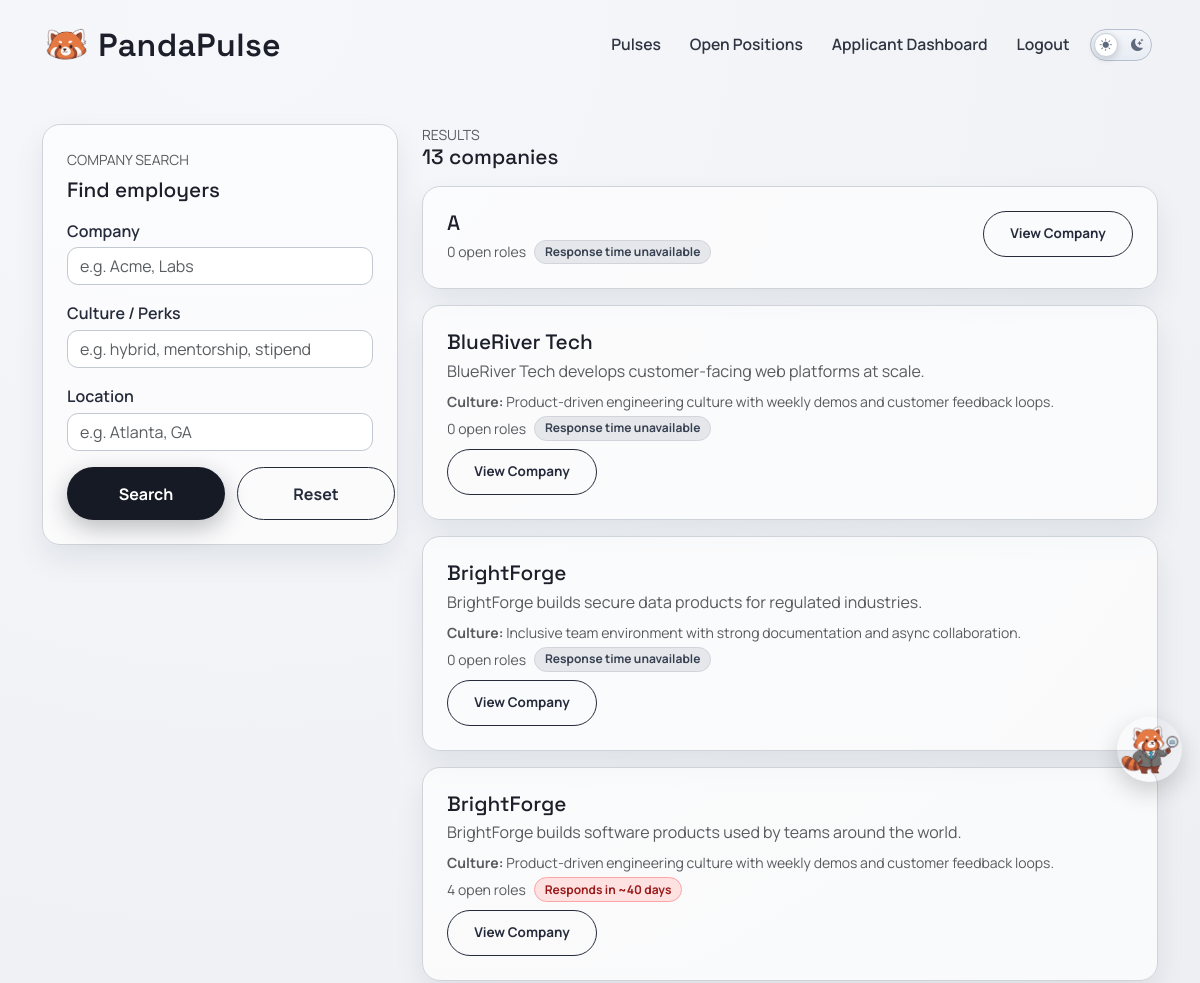
/accounts/companies/ (signed in, upper part), run on an earlier commit of the app's database.
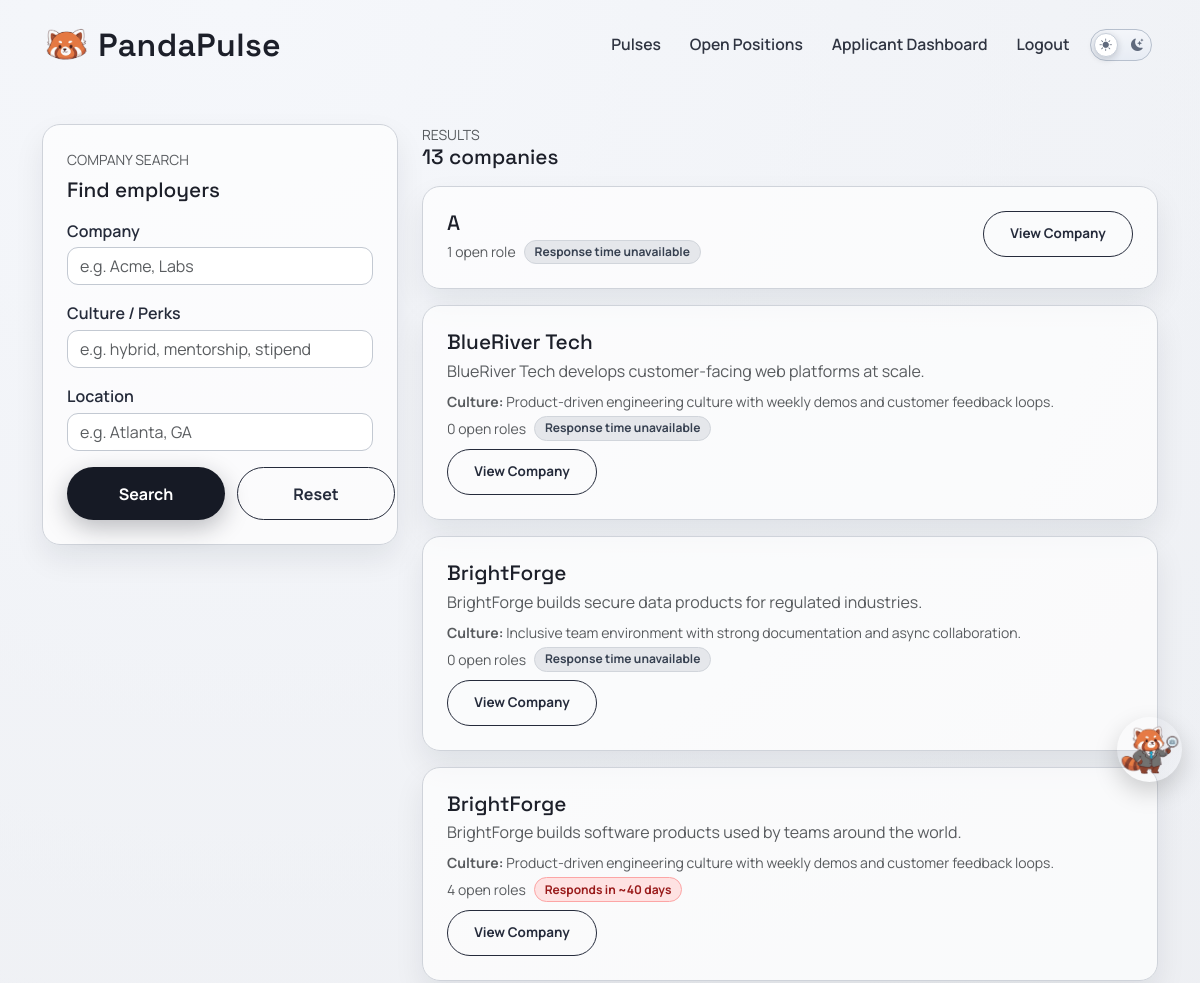
And on a later commit of the database.
### accounts/models.py (models this page shows, shortened)
class Profile(models.Model):
    class AccountType(models.TextChoices):
        APPLICANT = "APPLICANT", "Job Applicant"
        EMPLOYER = "EMPLOYER", "Employer"
    user = models.OneToOneField(settings.AUTH_USER_MODEL, on_delete=models.CASCADE, related_name="profile")
    last_activity = models.DateTimeField(null=True, blank=True)
    is_typing = models.BooleanField(default=False)
    last_typing_update = models.DateTimeField(null=True, blank=True)
    account_type = models.CharField(
        max_length=20,
        choices=AccountType.choices,
        default=AccountType.APPLICANT
    )
    profile_picture = models.ImageField(
        upload_to="profile_pics/",
        blank=True,
        null=True
    )
    headline = models.CharField(max_length=120, blank=True)
    skills = models.CharField(max_length=300, blank=True)
    education = models.TextField(blank=True)
    work_experience = models.TextField(blank=True)
    location = models.CharField(max_length=255, blank=True)
    address_line_1 = models.CharField(max_length=255, blank=True)
    address_line_2 = models.CharField(max_length=255, blank=True)
    city = models.CharField(max_length=100, blank=True)
    state = models.CharField(max_length=100, blank=True)
    postal_code = models.CharField(max_length=20, blank=True)
    country = models.CharField(max_length=100, blank=True, default="United States")
    projects = models.TextField(blank=True)
    parsed_resume_skills = models.TextField(blank=True)
    company_name = models.CharField(max_length=120, blank=True)
    company_website = models.URLField(blank=True)
    company_description = models.TextField(blank=True)
    company_culture = models.TextField(blank=True)
    company_perks = models.TextField(blank=True)
    visible_to_recruiters = models.BooleanField(
        default=True,
        help_text="Allow recruiters to view your profile."
    )
    show_headline = models.BooleanField(default=True)
    show_skills = models.BooleanField(default=True)
    show_education = models.BooleanField(default=True)
    show_work_experience = models.BooleanField(default=True)
    show_links = models.BooleanField(default=True)
    hide_email_from_employers = models.BooleanField(default=False)
    created_at = models.DateTimeField(auto_now_add=True)

### accounts/views.py (the view, shortened to what this page needs)
# urls.py: path("companies/", views.company_search, name="accounts.company_search"),
@login_required
def company_search(request):
    if not _is_applicant(request.user):
        return HttpResponseForbidden("Only applicants can access company search.")
    qs = Profile.objects.filter(account_type=Profile.AccountType.EMPLOYER).select_related("user").order_by("company_name", "user__username")
    company = request.GET.get("company", "").strip()
    culture = request.GET.get("culture", "").strip()
    location = request.GET.get("location", "").strip()
    if company:
        qs = qs.filter(
            Q(company_name__icontains=company)
            | Q(user__username__icontains=company)
            | Q(company_description__icontains=company)
        )
    if culture:
        qs = qs.filter(
            Q(company_culture__icontains=culture)
            | Q(company_perks__icontains=culture)
            | Q(company_description__icontains=culture)
        )
    companies = list(qs.distinct())
    company_user_ids = [company_profile.user_id for company_profile in companies]
    response_sla_by_owner = _build_response_sla_by_employer_ids(company_user_ids)
    for company_profile in companies:
        company_profile.open_roles_count = JobPost.objects.filter(owner=company_profile.user).count()
        company_profile.response_sla = response_sla_by_owner.get(company_profile.user_id)
    return render(
        request,
        "accounts/company_search.html",
        {
            "template_data": {
                "title": "Company Search",
                "companies": companies,
                "filters": {
                    "company": company,
                    "culture": culture,
                    "location": location,
                },
            }
        },
    )

### accounts/context_processors.py (called while the page is built)
def can_post_job(request):
    if not request.user.is_authenticated:
        return {"can_post_job": False}
    is_employer = Profile.objects.filter(
        user=request.user,
        account_type=Profile.AccountType.EMPLOYER,
    ).exists()
    return {"can_post_job": is_employer}

### accounts/views.py (called while the page is built)
def _is_applicant(user):
    return Profile.objects.filter(
        user=user,
        account_type=Profile.AccountType.APPLICANT,
    ).exists()

def _format_response_time_window(avg_hours):
    if avg_hours < 24:
        rounded_hours = max(1, int(round(avg_hours)))
        label = "hour" if rounded_hours == 1 else "hours"
        return f"~{rounded_hours} {label}"
    rounded_days = max(1, int(round(avg_hours / 24)))
    label = "day" if rounded_days == 1 else "days"
    return f"~{rounded_days} {label}"

def _response_sla_tone(avg_hours):
    if avg_hours < 49:
        return "green"
    if avg_hours > 7 * 24:
        return "red"
    return "yellow"

### accounts/templates/accounts/company_search.html
{% extends 'base.html' %}
{% block content %}
<section class="page-shell candidate-search-page">
  <div class="container">
    <div class="row g-4">
      <div class="col-lg-4">
        <div class="surface-card">
          <div class="text-uppercase text-muted small mb-2">Company search</div>
          <h2 class="surface-title mb-3">Find employers</h2>
          <form method="get" class="vstack gap-3">
            <div>
              <label class="form-label">Company</label>
              <input type="text" name="company" class="form-control" placeholder="e.g. Acme, Labs" value="{{ template_data.filters.company }}">
            </div>
            <div>
              <label class="form-label">Culture / Perks</label>
              <input type="text" name="culture" class="form-control" placeholder="e.g. hybrid, mentorship, stipend" value="{{ template_data.filters.culture }}">
            </div>
            <div>
              <label class="form-label">Location</label>
              <input type="text" name="location" class="form-control" placeholder="e.g. Atlanta, GA" value="{{ template_data.filters.location }}">
            </div>
            <div class="candidate-search-filter-actions">
              <button type="submit" class="primary-btn border-0 w-100">Search</button>
              <a href="{% url 'accounts.company_search' %}" class="secondary-btn w-100">Reset</a>
            </div>
          </form>
        </div>
      </div>
      <div class="col-lg-8">
        <div class="mb-3">
          <div class="text-uppercase text-muted small">Results</div>
          <h3 class="surface-title mb-0">{{ template_data.companies|length }} companies</h3>
        </div>
        {% if template_data.companies %}
          <div class="vstack gap-3">
            {% for company in template_data.companies %}
              <div class="surface-card">
                <div class="d-flex justify-content-between flex-wrap gap-2">
                  <div>
                    <h4 class="surface-title mb-1">{{ company.company_name|default:company.user.username }}</h4>
                    {% if company.company_description %}
                      <p class="mb-2 text-muted">{{ company.company_description|truncatewords:24 }}</p>
                    {% endif %}
                    {% if company.company_culture %}
                      <div class="small text-muted"><b>Culture:</b> {{ company.company_culture|truncatewords:20 }}</div>
                    {% endif %}
                    <div class="d-flex align-items-center flex-wrap gap-2 mt-1">
                      <div class="small text-muted mb-0">{{ company.open_roles_count }} open role{{ company.open_roles_count|pluralize }}</div>
                      {% if company.response_sla %}
                        <span class="sla-badge {{ company.response_sla.css_class }}">
                          {{ company.response_sla.label }}
                        </span>
                      {% endif %}
                    </div>
                  </div>
                  <div class="text-end">
                    <a class="secondary-btn candidate-action-btn" href="{% url 'accounts.company_profile' company.user.username %}">
                      View Company
                    </a>
                  </div>
                </div>
              </div>
            {% endfor %}
          </div>
        {% else %}
          <div class="surface-card p-5 text-center">
            <h4 class="surface-title mb-2">No matching companies</h4>
            <p class="text-muted mb-0">Try widening your filters.</p>
          </div>
        {% endif %}
      </div>
    </div>
  </div>
</section>
{% endblock content %}

What changed in the data, as far as the page shows it:
changed Profile (number 1 of 4 on the later page): open_roles_count "0" → "1"
